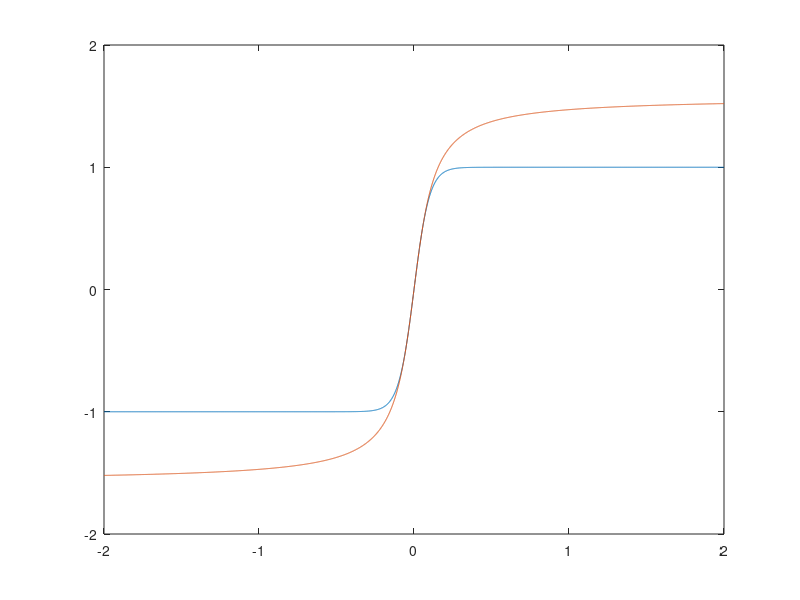
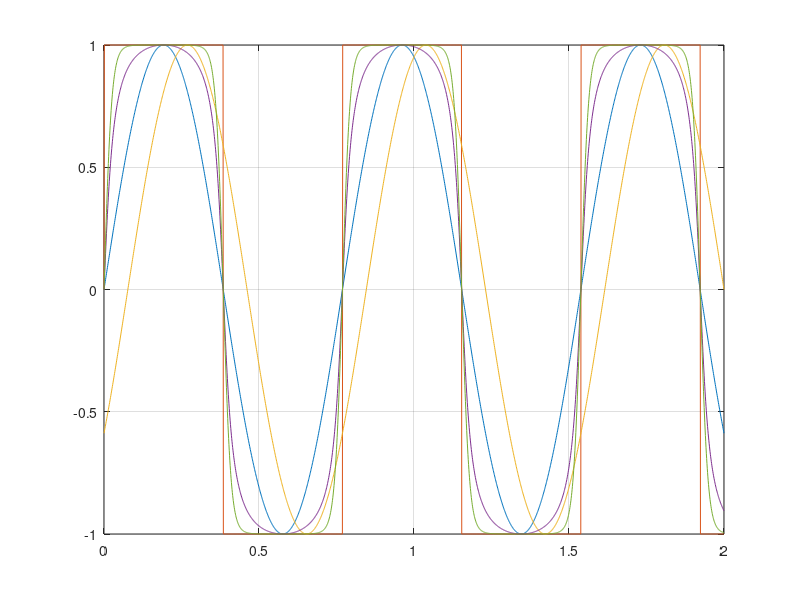
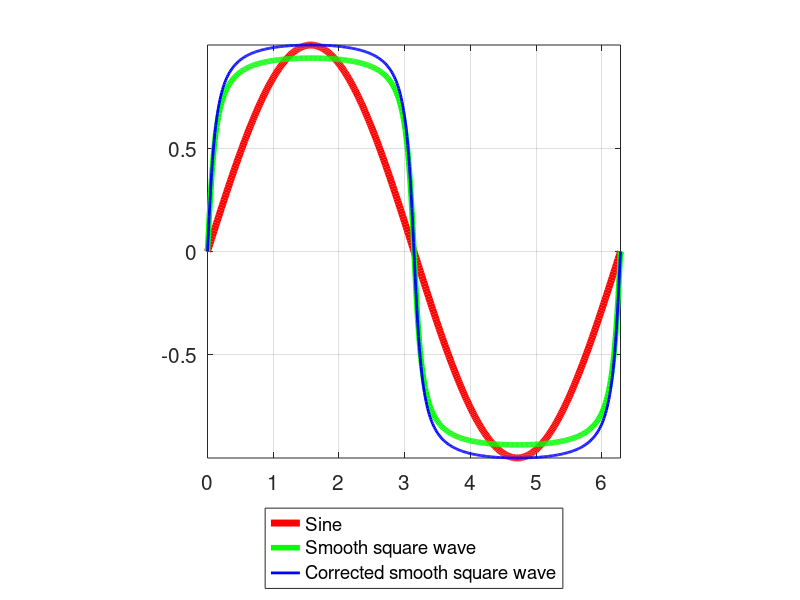

These charts were generated, in order, by the following MATLAB code:
t = -2:1e-3:2;
w = 10;
y0 = tanh(w*t);
y1 = atan(w*t);

figure(1)
plot(t, [y0; y1])


t2 = 0:1e-3:2;
w2 = 1.3;
y2 = sin(2*pi*w2*t2);
y22 = sin(2*pi*(w2*t2-0.1));
delta = 0.2;
delta2 = 0.2;
y3 = (1/atan(1/delta))*atan(sin(2*pi*t2*w2)/delta);
y4 = (1/tanh(1/delta2))*tanh(sin(2*pi*t2*w2)/delta2);

figure(2)
plot(t2, y2)
hold on
plot(t2, [sign(y2); y22])
plot(t2, [y3; y4])
hold off
grid on


%%
t=linspace(0,2*pi,500);
delta = 0.1;
A = 1;
f = 1/(2*pi);
y1 = A*sin(2*pi*t*f);
y2 = (2*A/pi)*atan(sin(2*pi*t*f)/delta);
y3 = (A/atan(1/delta))*atan(sin(2*pi*t*f)/delta);

figure; hold on;
h1=plot(t,y1,'r-','LineWidth',5);
h2=plot(t,y2,'g-','LineWidth',4);
h3=plot(t,y3,'b-','LineWidth',2);
legend([h1 h2 h3],{'Sine','Smooth square wave','Corrected smooth square wave'},'Location','SouthOutSide');
axis tight; axis square;
set(gca,'FontSize',15); grid on; box on;
drawnow;